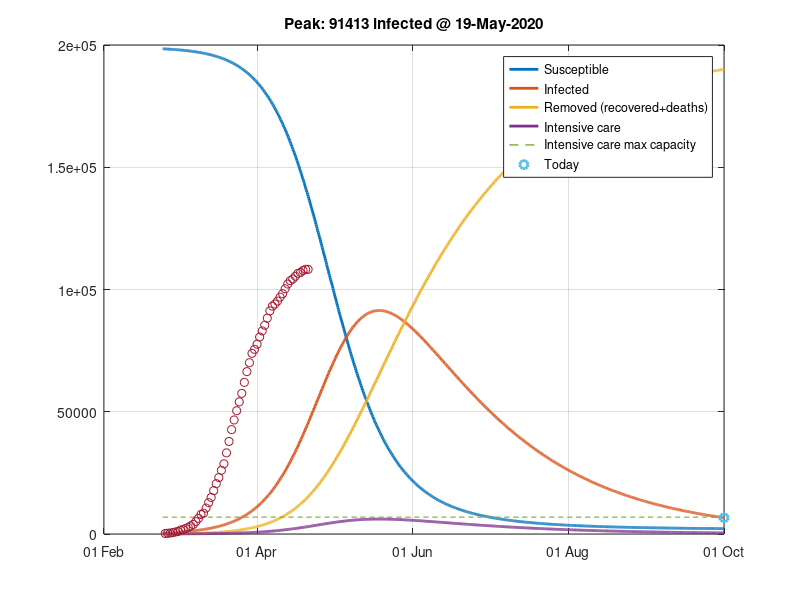
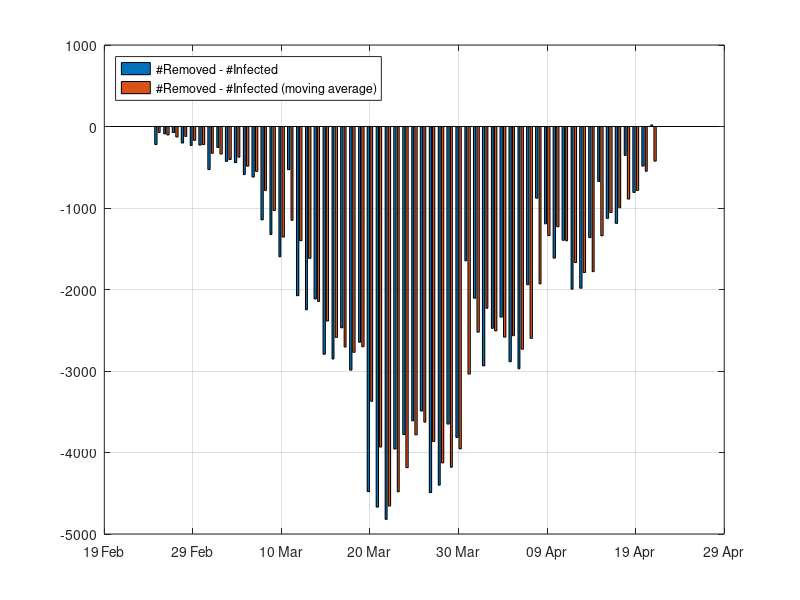
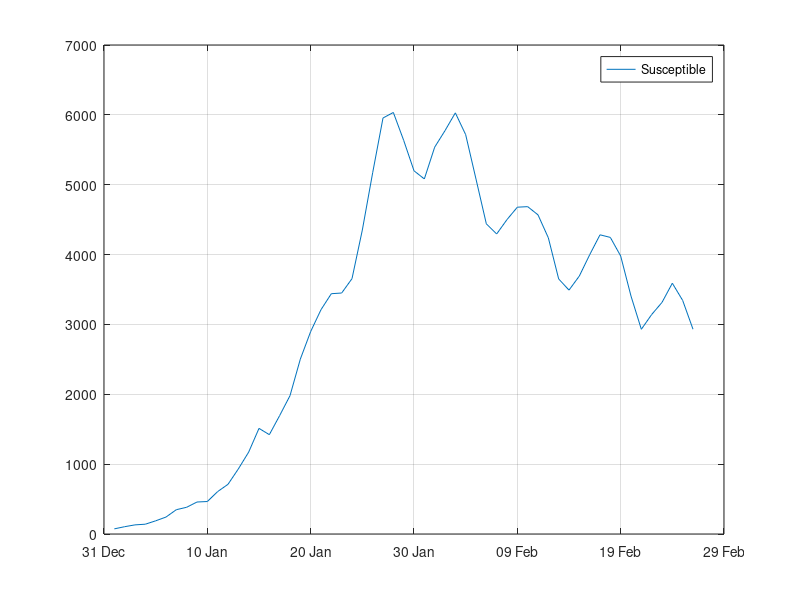
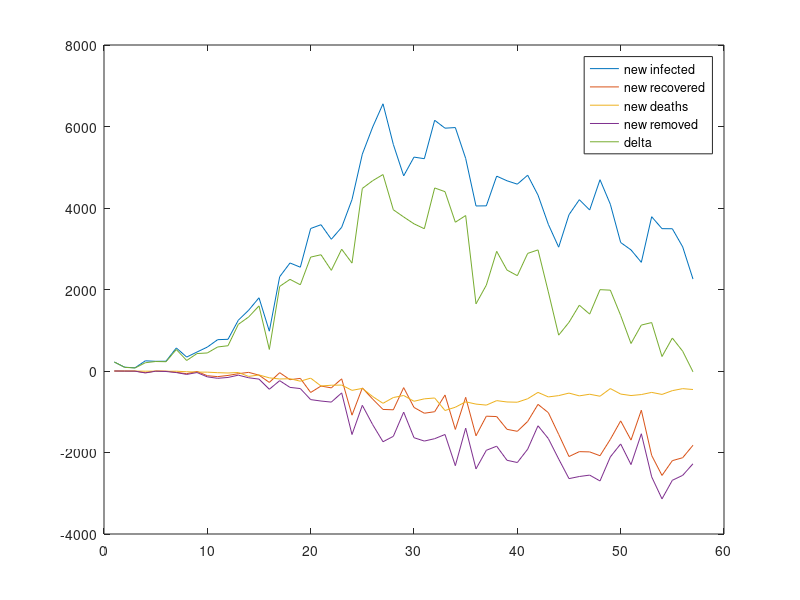

These figures' MATLAB source, in order:
pkg load optim
clear ;
%%close all;
clc;
more off;

global beta gamma start_date;

function xdot = f (x,t)
  r = 0.25;
  k = 1.4;
  a = 1.5;
  b = 0.16;
  c = 0.9;
  d = 0.8;
  xdot(1) = r * x(1) * (1 - x(1)/k) - a*x(1)*x(2)/(1 + b*x(1));
  xdot(2) = c*a*x(1)*x(2)/(1 + b*x(1)) - d*x(2);     
endfunction

function xdot = sir(x,t)
  global beta gamma start_date;
  N = x(1)+x(2)+x(3);
  b_beta = 1 * beta/N;
  %%if (t - start_date>30) b_beta = b_beta * 0.7; endif
  
  %% S
  xdot(1) = - b_beta* x(2) * x(1);

  %% I
  xdot(2) = (b_beta * x(2) * x(1)) - gamma * x(2);

  %% R
  xdot(3) = gamma * x(2);
endfunction

function y = ddt(x,x0)
  y=[x0;x(2:length(x)) - x(1:length(x)-1)];
endfunction

function y = theta(X,yy)
  y= (pinv(X'*X))*X'*yy;
endfunction

function y = mm(x,w)
  y=filter(ones(w,1)/w, 1, x);
endfunction

data_orig = dlmread("data/dpc-covid19-ita-andamento-nazionale.csv", ',');
#{
1 ricoverati_con_sintomi
2 terapia_intensiva
3 totale_ospedalizzati
4 isolamento_domiciliare
5 totale_positivi
6 variazione_totale_positivi
7 nuovi_positivi
8 dimessi_guariti
9 deceduti
10 totale_casi
11 tamponi

#}

days_back=0;
%%data = data_orig(1:size(data_orig)(1)-days_back,1:size(data_orig)(2));
data = data_orig(1:end-days_back,1:end);

%% guestimate beta (not rigorous)
x_it = [1:length(data)]';
y_it = data(:,10);
%%I = @(x,p) p(1) ./ (1+exp(-p(2)*(x-p(3)))); init_I=[0,0,0];
I = @(x,p) p(4) + p(1) ./ (1+exp(-p(2)*(x-p(3)))); init_I=[0,0.1,10,0];
[f_it, p_it, cvg_it, iter_it] = leasqr (x_it, y_it, init_I, I);
beta = p_it(2);
S0=p_it(1);

%% estimate gamma = (dR/dt) / I
%% in SIR model, deaths are considered in the "R" state.
recovered=data(:,8);
deaths=data(:,9);
removed=recovered+deaths;
%%drdt=[0;removed(2:length(removed)) - removed(1:length(removed)-1)];
drdt = ddt(removed,0);
infected=data(:,5);
gamma=theta(infected,drdt);

didt=data(:,7);

%% estimate intense therapy / infected ratio
tins=data(:,2);
ti_ratio=mean(tins ./ infected);

%%https://www.truenumbers.it/coronavirus-terapia-intensiva/
intense_care_spots = 6864;

%% lockdown date: 2020, 3, 9
start_date = datenum (2020, 2, 24);
num_days = 100;

t = linspace (0, 220, 1000)'; t=t+start_date;
x = lsode ("sir", [S0; 450; 0], t);

current_timestamp=datenum(datevec(date()));

II=[t,[-1000;diff(x(:,2))]];
[m1,row_peak] = min(min(abs(II),[],2));
[m2,row_today]=min(min([abs(t-current_timestamp)],[],2));

figure(1);
plot(
%%semilogy(
  t,x,'linewidth',2
  ,t,x(:,2) * ti_ratio,'linewidth',2
  ,t,ones(length(t),1)*intense_care_spots,'--','linewidth',1
  ,t(row_today),x(row_today:row_today,2),'o','linewidth',2
  
  ,x_it+start_date,infected,'o'
  %%,x_it,y_it,'o'
  %%,t,I(t,p_it)
  %%,t, x(:,2) + x(:,3)
  );
  legend ({"Susceptible","Infected","Removed (recovered+deaths)","Intensive care","Intensive care max capacity","Today"}, "location", "northeast");
 set (gca, "xgrid", "on");
 set (gca, "ygrid", "on");
%% strtitle=["Peak: " str(10) "infected, @ " datestr(t(row),'dd-mmm-yyyy')];
 %%xlabel();
 title(sprintf("Peak: %d infected @ %s",round(x(row_peak:row_peak,2)),datestr(t(row_peak),'dd-mmm-yyyy')));
 datetick ("x", "dd mmm");

figure(2);
  tt = [1:length(drdt)]+start_date;
  delta = drdt-didt;
  w=3; deltamm=filter(ones(w,1)/w, 1, delta);
  bar(tt,[delta, deltamm]);
  legend ({"#Removed - #Infected","#Removed - #Infected (moving average)"}, "location", "northwest");
  datetick ("x", "dd mmm");
  set (gca, "xgrid", "on");
  set (gca, "ygrid", "on");
 
figure(3);
plot(
%%semilogy(
  %%t,ddt(x(:,2),0)
  x_it,filter(ones(3,1)/3, 1, didt)
  );
  legend ({"Susceptible","Infected","Removed (recovered+deaths)","Intensive care","Intensive care max capacity","Today"}, "location", "northeast");
 set (gca, "xgrid", "on");
 set (gca, "ygrid", "on");
 datetick ("x", "dd mmm");
 
figure(4);
 status = [didt,-ddt(recovered,0),-ddt(deaths,0),-drdt,didt-drdt]
 plot([1:length(didt)],status);
 legend ({"new infected","new recovered","new deaths","new removed","delta"}, "location", "northeast");

 